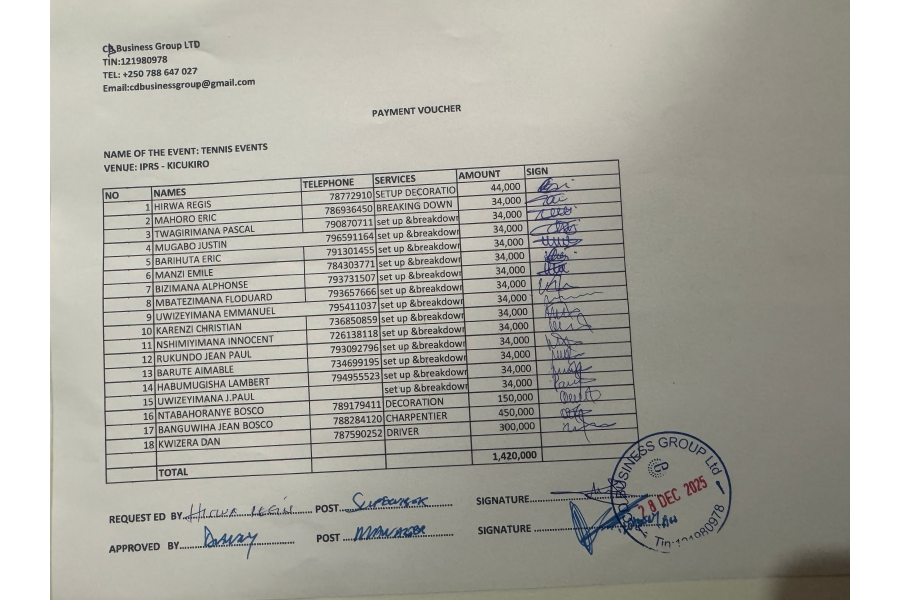
#> input picture backend/sample_invoice.jpg, 900 x 600 px
$ python -i preprocess.py   (imports and definitions only)
#> lines starting #> are read from the running program, lines starting #| are printed output that depends on the picture; after the words box and inside, x2 and y2 are one past the last pixel; in counts of white or black regions, pixels touching at a corner belong together
#> in preprocess_image, img is the input picture: shape (600, 900, 3); mean B, G, R 163, 171.3, 172.6
#ocr/preprocess.py
import cv2
import numpy as np

def deskew(image):
    """Straightens the image if it was scanned at an angle."""
    gray = cv2.cvtColor(image, cv2.COLOR_BGR2GRAY)
    # Find all foreground pixels
    coords = np.column_stack(np.where(gray > 0))
#> coords = 540000 pairs, first value 0 to 599, second value 0 to 899
    # Calculate the minimum area rectangle around the pixels
    angle = cv2.minAreaRect(coords)[-1]
#> angle = -90

    # Adjust the angle for rotation
    if angle < -45:
        angle = -(90 + angle)
#> angle = 0
    else:
        angle = -angle

    (h, w) = image.shape[:2]
#> h = 600; w = 900
    center = (w // 2, h // 2)
#> center = (450, 300)
    M = cv2.getRotationMatrix2D(center, angle, 1.0)
#> M = [[1, 0, 0], [0, 1, 0]]
    rotated = cv2.warpAffine(
        image, M, (w, h),
        flags=cv2.INTER_CUBIC,
        borderMode=cv2.BORDER_REPLICATE
    )
    return rotated

def preprocess_image(image_path):
    # 1. Load the image
    img = cv2.imread(image_path)
    if img is None:
        raise ValueError(f"Image not found or unreadable at: {image_path}")

    # 2. Straighten it (Deskew)
    img = deskew(img)

    # 3. Resize (Scaling up helps OCR read small text)
    # This doubles the image size.
    img = cv2.resize(img, None, fx=2, fy=2, interpolation=cv2.INTER_CUBIC)
#> img: shape (1200, 1800, 3)

    # 4. Convert to Grayscale
    gray = cv2.cvtColor(img, cv2.COLOR_BGR2GRAY)
#> gray: shape (1200, 1800)

    # 5. Improve contrast (Thresholding)

    thresh = cv2.adaptiveThreshold(
        gray, 255,
        cv2.ADAPTIVE_THRESH_GAUSSIAN_C,
        cv2.THRESH_BINARY, 31, 2
    )
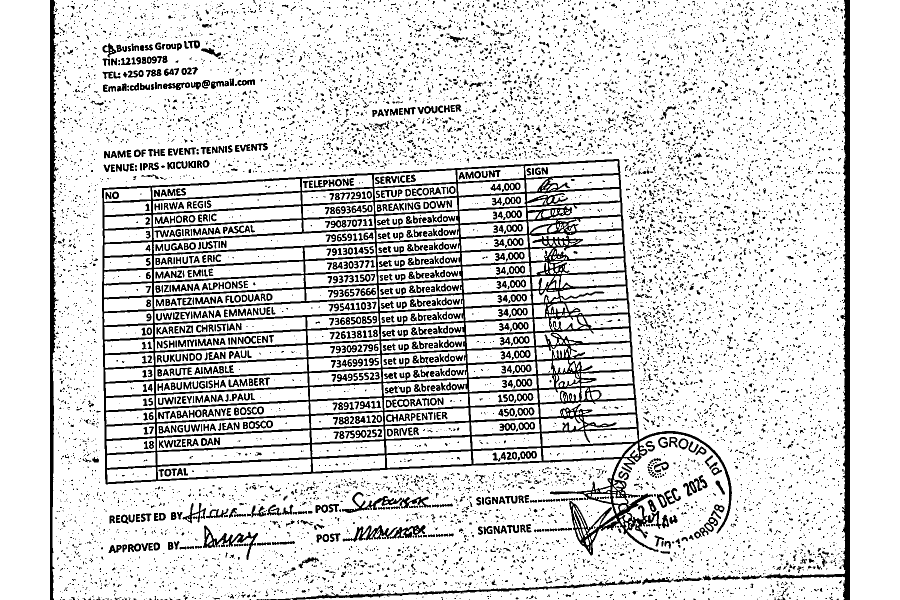
#> thresh: shape (1200, 1800) (shown at 1/2 size); 84.7% white; 10479 black regions (8825 under 20 px), largest, box (x1, y1, x2, y2) and area: (204, 318, 1464, 1111) 121589, (1423, 0, 1700, 1200) 14809, (100, 0, 118, 1200) 9697

    # 6. Remove Noise (Morphology)
    kernel = np.ones((1, 1), np.uint8)
    cleaned = cv2.morphologyEx(thresh, cv2.MORPH_OPEN, kernel)


    return cleaned

>>> result = preprocess_image('../sample_invoice.jpg')
